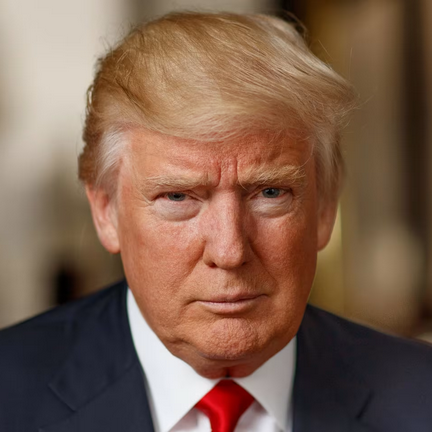
#> input picture Exercises/SamplePics/trump2.jpg, 432 x 432 px, found by its file name
$ python create_dual_dummy_buffers.py
#> lines starting #> are read from the running program, lines starting #| are printed output that depends on the picture
#!/usr/bin/env python3
"""
Create dual dummy buffers from trump2.jpg:
1. img_buffer: 480x480 centered in 800x480 RGB565 with black padding (original camera frame)
2. nn_rgb: 128x128 RGB888 (neural network input)

Both buffers are derived from the same image to ensure consistency
between face detection and face cropping operations.
"""

import os
from PIL import Image
import numpy as np

def rgb888_to_rgb565(r, g, b):
    """Convert RGB888 to RGB565"""
    r565 = (r >> 3) & 0x1F
    g565 = (g >> 2) & 0x3F
    b565 = (b >> 3) & 0x1F
    return (r565 << 11) | (g565 << 5) | b565

def create_dual_dummy_buffers():
    """Create both dummy buffers from trump2.jpg"""

    # Load trump2.jpg
    img_path = "Exercises/SamplePics/trump2.jpg"
    if not os.path.exists(img_path):
        print(f"Error: {img_path} not found")
        return

    print(f"Loading {img_path}...")
    img = Image.open(img_path)
#> img is the input picture: PIL image 432x432 RGBA; mean R, G, B, A 126.2, 96.6, 78.6, 255
    print(f"Original image: {img.size} {img.mode}")
#| Original image: (432, 432) RGBA

    # Convert to RGB if needed
    if img.mode != 'RGB':
        img = img.convert('RGB')
#> img: PIL image 432x432 RGB

    # Create img_buffer: 480x480 centered in 800x480 with black padding
    print("Creating img_buffer (480x480 centered in 800x480 RGB565)...")
    img_buffer_480 = img.resize((480, 480), Image.LANCZOS)

    # Create 800x480 black canvas
    img_buffer_rgb = np.zeros((480, 800, 3), dtype=np.uint8)

    # Calculate center position: (800-480)/2 = 160 pixels from left
    left_padding = (800 - 480) // 2  # 160 pixels

    # Place 480x480 image in center of 800x480 canvas
    img_buffer_rgb[:, left_padding:left_padding+480, :] = np.array(img_buffer_480, dtype=np.uint8)
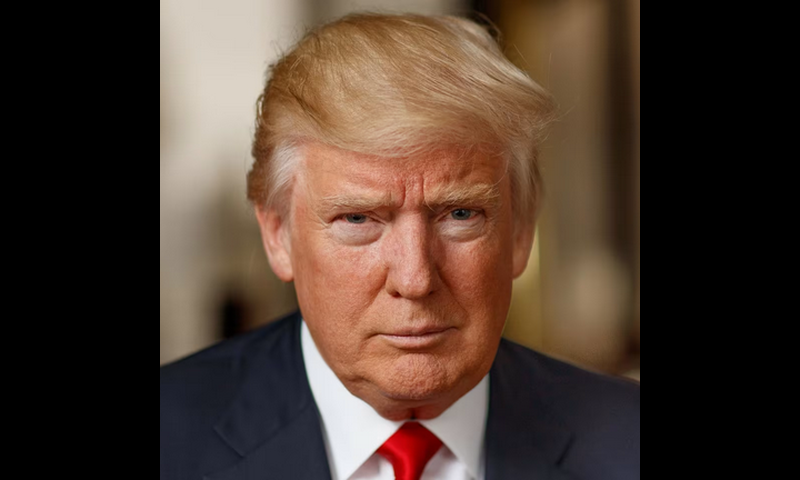
#> img_buffer_rgb: shape (480, 800, 3); mean R, G, B 75.7, 57.9, 47.1

    # Convert to RGB565
    img_buffer_565 = np.zeros((480, 800), dtype=np.uint16)
    for y in range(480):
        for x in range(800):
            r, g, b = img_buffer_rgb[y, x]
            img_buffer_565[y, x] = rgb888_to_rgb565(r, g, b)
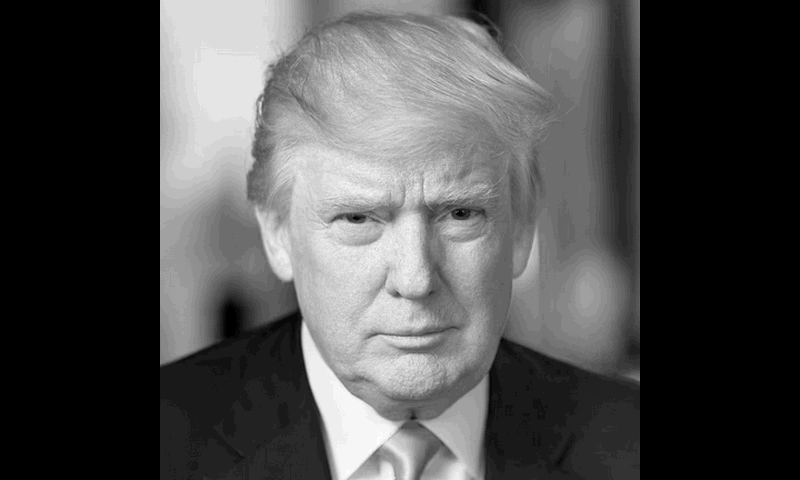
#> img_buffer_565: shape (480, 800) uint16; min 0, max 63391, mean 19319.9; drawn with min black and max white

    # Create nn_rgb: 128x128 RGB888
    print("Creating nn_rgb (128x128 RGB888)...")
    nn_rgb = img.resize((128, 128), Image.LANCZOS)
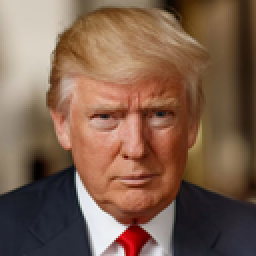
#> nn_rgb: PIL image 128x128 RGB (shown 2 times larger); mean R, G, B 126.2, 96.6, 78.6
    nn_rgb_array = np.array(nn_rgb, dtype=np.uint8)

    # Generate C header file
    print("Generating dummy_dual_buffer.h...")
    with open("dummy_dual_buffer.h", "w") as f:
        f.write("""#ifndef DUMMY_DUAL_BUFFER_H
#define DUMMY_DUAL_BUFFER_H

#include <stdint.h>
#include "app_config.h"

/* Dual dummy buffers derived from test image */

/* img_buffer: 480x480 centered in 800x480 RGB565 with black padding (original camera frame) */
extern const uint16_t dummy_test_img_buffer[800 * 480];

/* nn_rgb: 128x128 RGB888 (neural network input) */
extern const uint8_t dummy_test_nn_rgb[128 * 128 * 3];

/* Buffer sizes */
#define DUMMY_TEST_IMG_BUFFER_SIZE (800 * 480 * 2)
#define DUMMY_TEST_NN_RGB_SIZE (128 * 128 * 3)

#endif /* DUMMY_DUAL_BUFFER_H */
""")

    # Generate C source file
    print("Generating dummy_dual_buffer.c...")
    with open("dummy_dual_buffer.c", "w") as f:
        f.write("""#include "dummy_dual_buffer.h"

/* img_buffer: 480x480 centered in 800x480 RGB565 with black padding from trump2.jpg */
const uint16_t dummy_test_img_buffer[800 * 480] = {
""")

        # Write img_buffer data (RGB565)
        for y in range(480):
            f.write("    ")
            for x in range(800):
                if x == 799 and y == 479:
                    f.write(f"0x{img_buffer_565[y, x]:04X}")
                else:
                    f.write(f"0x{img_buffer_565[y, x]:04X}, ")
                if x % 8 == 7:  # New line every 8 values
                    f.write("\n    ")
            if y % 10 == 9:  # Progress indicator
                f.write(f"    /* Row {y+1}/480 */\n")

        f.write("""
};

/* nn_rgb: 128x128 RGB888 data from trump2.jpg */
const uint8_t dummy_test_nn_rgb[128 * 128 * 3] = {
""")

        # Write nn_rgb data (RGB888)
        for y in range(128):
            f.write("    ")
            for x in range(128):
                r, g, b = nn_rgb_array[y, x]
                if x == 127 and y == 127:
                    f.write(f"0x{r:02X}, 0x{g:02X}, 0x{b:02X}")
                else:
                    f.write(f"0x{r:02X}, 0x{g:02X}, 0x{b:02X}, ")
                if x % 4 == 3:  # New line every 4 RGB triplets
                    f.write("\n    ")
            if y % 10 == 9:  # Progress indicator
                f.write(f"    /* Row {y+1}/128 */\n")

        f.write("""
};
""")

    print(f"✅ Dual dummy buffers created:")
    print(f"   - img_buffer: {800 * 480 * 2:,} bytes (480x480 centered in 800x480 RGB565)")
    print(f"   - nn_rgb: {128 * 128 * 3:,} bytes (128x128 RGB888)")
    print(f"   - Total: {800 * 480 * 2 + 128 * 128 * 3:,} bytes")

    # Save preview images
    img_buffer_final = Image.fromarray(img_buffer_rgb, 'RGB')
    img_buffer_final.save("dummy_test_800x480_centered_preview.jpg", "JPEG", quality=95)
    nn_rgb.save("dummy_test_128x128_preview.jpg", "JPEG", quality=95)
    print("📸 Preview images saved: dummy_test_800x480_centered_preview.jpg, dummy_test_128x128_preview.jpg")

if __name__ == "__main__":
    create_dual_dummy_buffers()

$ run again, with python_tools/trump2.jpg copied over Exercises/SamplePics/trump2.jpg
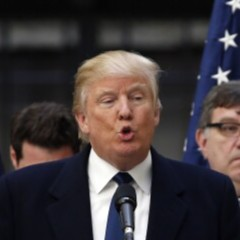
#> input picture python_tools/trump2.jpg, 240 x 240 px, found by its file name
#> in create_dual_dummy_buffers, img is the input picture: PIL image 240x240 RGB; mean R, G, B 65.6, 57.9, 59.6
#| Original image: (240, 240) RGB
#> after the loop in create_dual_dummy_buffers, `for y in range(480):`:
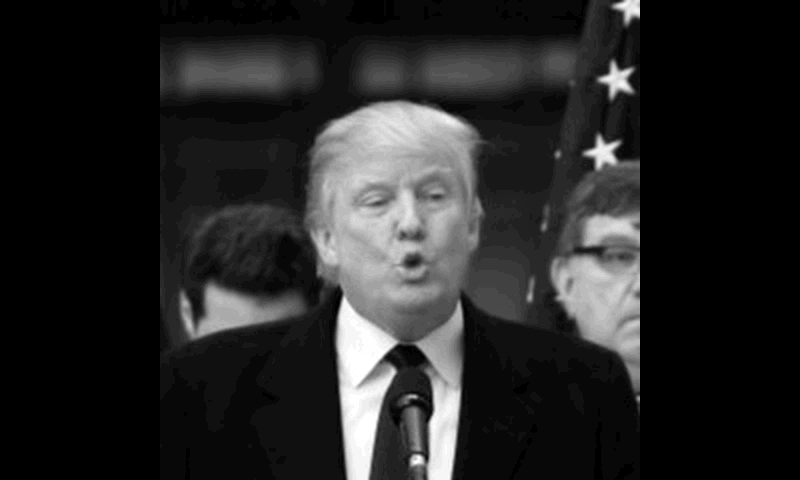
#> img_buffer_565: shape (480, 800) uint16; min 0, max 65535, mean 9816.2; drawn with min black and max white
#> in create_dual_dummy_buffers, `nn_rgb = img.resize((128, 128), Image.LANCZOS)`:
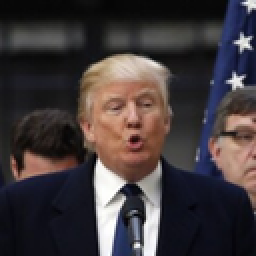
#> nn_rgb: PIL image 128x128 RGB (shown 2 times larger); mean R, G, B 65.6, 57.9, 59.6

$ run again, with Exercises/SamplePics/trump1.jpg copied over Exercises/SamplePics/trump2.jpg
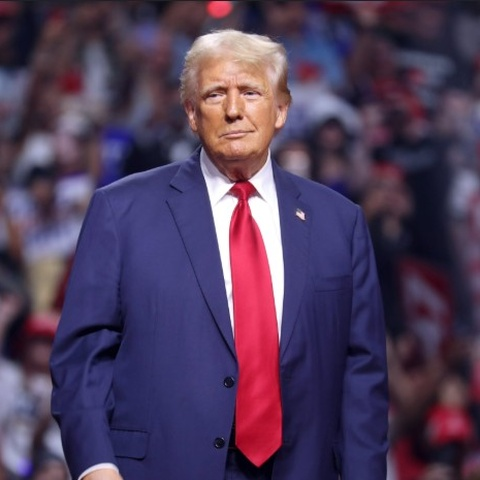
#> input picture Exercises/SamplePics/trump1.jpg, 480 x 480 px, found by its file name
#> in create_dual_dummy_buffers, img is the input picture: PIL image 480x480 RGB; mean R, G, B 79.5, 60.8, 89.4
#| Original image: (480, 480) RGB
#> after the loop in create_dual_dummy_buffers, `for y in range(480):`:
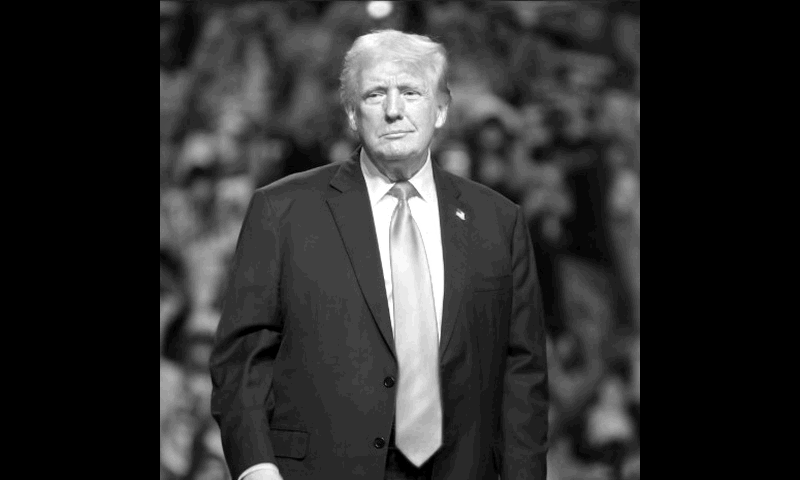
#> img_buffer_565: shape (480, 800) uint16; min 0, max 65535, mean 11965.2; drawn with min black and max white
#> in create_dual_dummy_buffers, `nn_rgb = img.resize((128, 128), Image.LANCZOS)`:
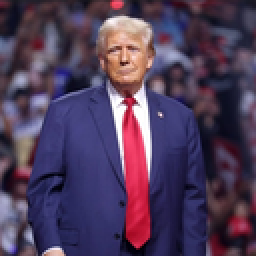
#> nn_rgb: PIL image 128x128 RGB (shown 2 times larger); mean R, G, B 79.5, 60.8, 89.4

$ run again, with Exercises/SamplePics/bright_sunlight.jpg copied over Exercises/SamplePics/trump2.jpg
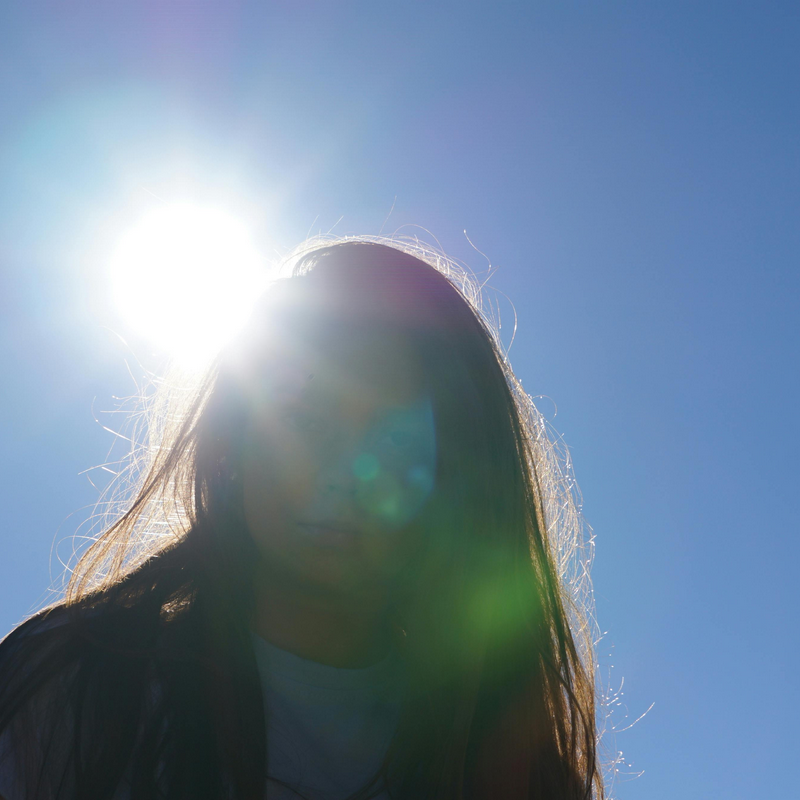
#> input picture Exercises/SamplePics/bright_sunlight.jpg, 800 x 800 px, found by its file name
#> in create_dual_dummy_buffers, img is the input picture: PIL image 800x800 RGBA; mean R, G, B, A 113.3, 134.8, 156.4, 255
#| Original image: (800, 800) RGBA
#> img: PIL image 800x800 RGB
#> in create_dual_dummy_buffers, `img_buffer_rgb[:, left_padding:left_padding+480, :] = np.array(img_buf..`:
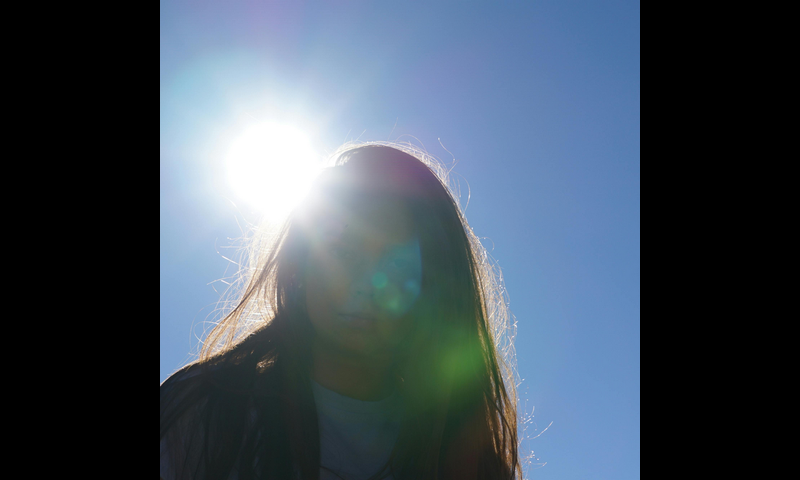
#> img_buffer_rgb: shape (480, 800, 3); mean R, G, B 68, 80.9, 93.8
#> after the loop in create_dual_dummy_buffers, `for y in range(480):`:
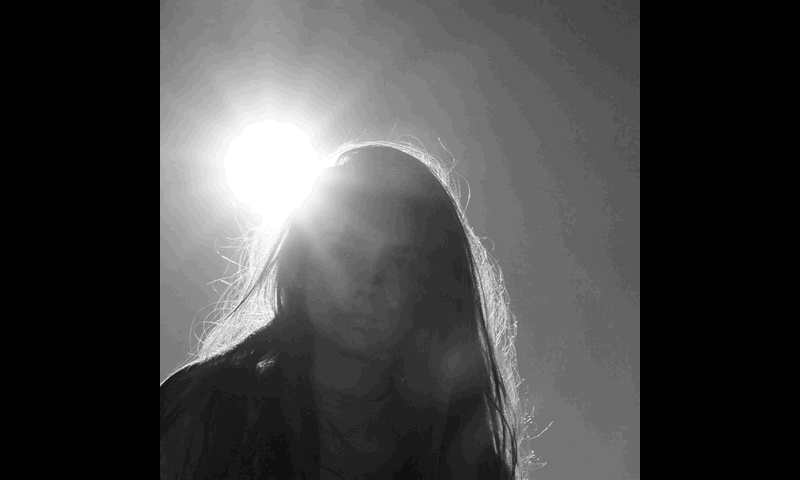
#> img_buffer_565: shape (480, 800) uint16; min 0, max 65535, mean 17504.8; drawn with min black and max white
